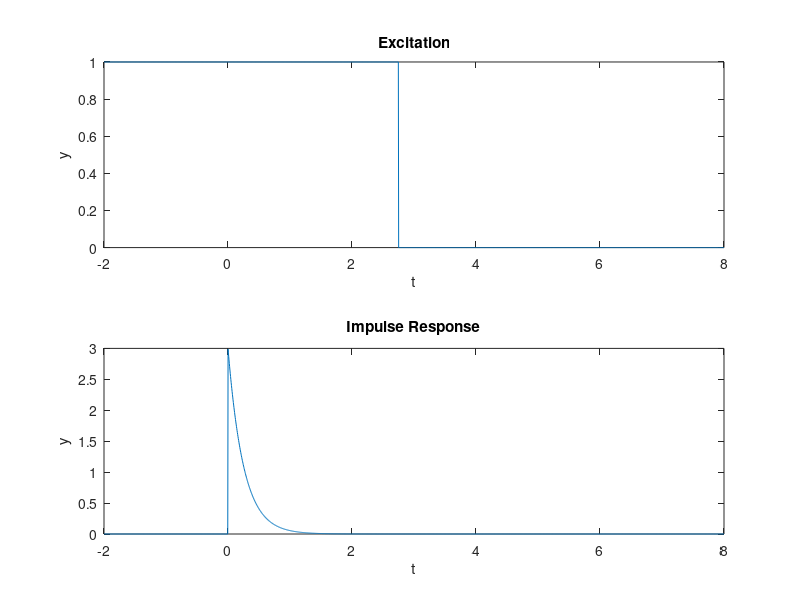
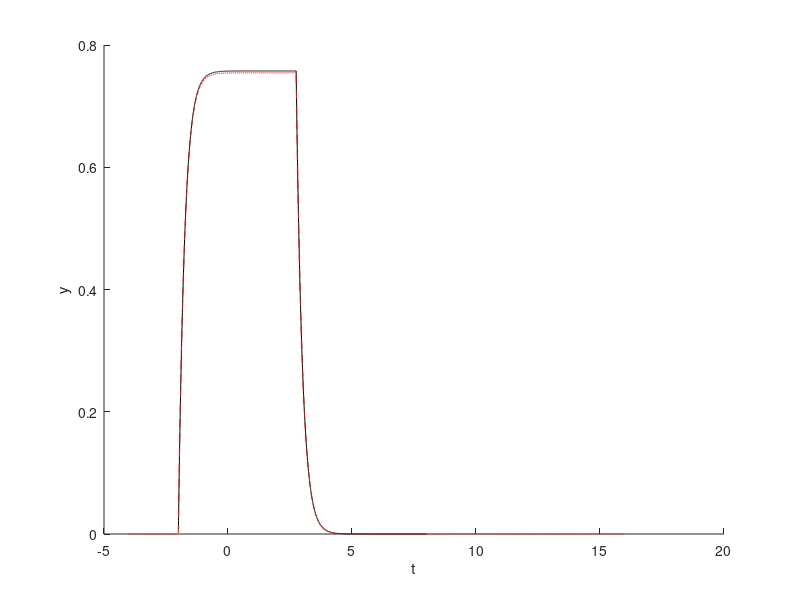
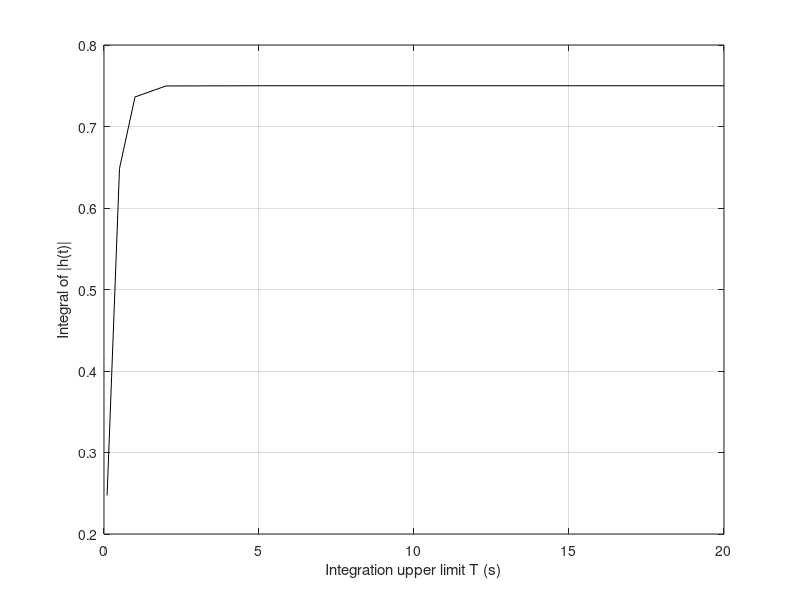

MATLAB code for these plots, in order:
% lecture 13, Response given an impulse response and excitation
clear all; close all;
% Let h(t) = a*exp(-b*t)u(t)
% g(t) = rect(c*(t-d))
check_stability = true;
a = 3; b = 4;
c = 1/5; d = 1/4;

% y(t) = g(t) * h(t)
plot_convolution = false;
t = linspace(-2, 8, 2000);
tau = linspace(-2, 8, 2000);

dtau = tau(2)-tau(1);

g = @(t) double(abs(c*(t-d)) <= 0.5);
h = @(t) a*exp(-b*t).*(t >= 0);

figure(1)
subplot(2,1,1)
plot(t,g(t))
title('Excitation')
ylabel('y')
xlabel('t')
subplot(2,1,2)
plot(t,h(t))
title('Impulse Response')
ylabel('y')
xlabel('t')

% Calculate the convolution with conv()
y_conv = conv(g(tau), h(tau), 'full') * dtau;
% The convolution requires a longer time vector
t_conv = linspace(2*tau(1), 2*tau(end), length(y_conv));

y = zeros(1,length(t));
for ii = 1:length(t)

    y(ii) = trapz(tau,g(tau).*h(t(ii)-tau));

    % for jj = 1:length(tau)
    % 
    %     integrand = g(tau(jj))*h(t(ii)-tau(jj));
    %     y(ii) = y(ii) + integrand*dtau;
    % 
    % end
end

figure(2)
hold on
plot(t,y,'k')
plot(t_conv,y_conv,'r--')
ylabel('y')
xlabel('t')

if check_stability
% Numerical BIBO stability check by calculating the trapz at different
% lengths of time
T_upper = [0.1, 0.5, 1, 2, 5, 10, 20];
I = zeros(size(T_upper));

for k = 1:length(T_upper)
    t_s = linspace(0, T_upper(k), 10000);
    I(k) = trapz(t_s, abs(h(t_s)));
end

figure(3)
plot(T_upper, I, 'k')
xlabel('Integration upper limit T (s)')
ylabel('Integral of |h(t)|')
grid on
end
